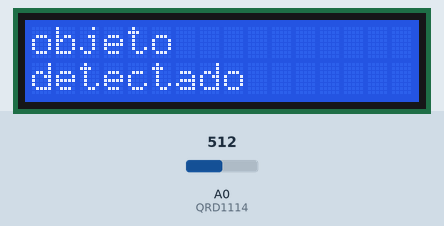
This sketch was run on a simulated Arduino Uno, built with avr-gcc and run on an emulated ATmega328P. Shown: 16×2 character LCD. The test bench sets the inputs (shaded band); at power-on: A0 (QRD1114) = 512. What the sketch prints to the serial monitor is not drawn.

Above: at 1.2 s.
1.3 s: A0 (QRD1114) set to 132
3.3 s: A0 (QRD1114) set to 112
At 5.2 s:
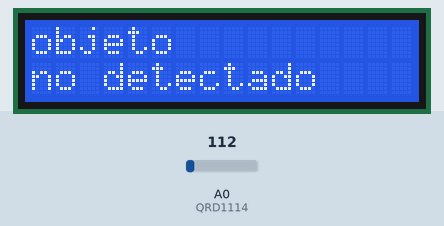
5.6 s: A0 (QRD1114) set to 122
At 7.1 s:
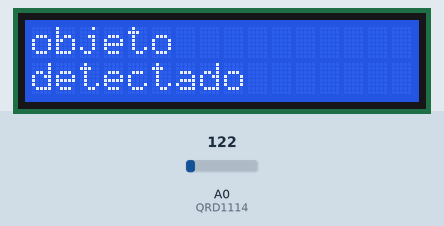
7.7 s: A0 (QRD1114) set to 0
At 8.9 s:
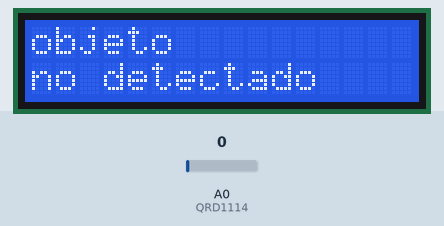
Timing chart, 0 to 10.7 s (numbered marks = the images above; inputs shaded):
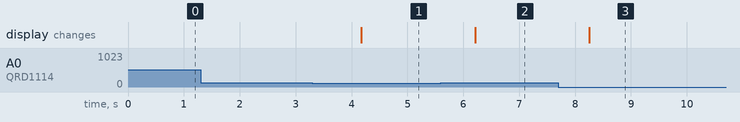

Measured:
- the behaviour switches between 121 and 120 on A0 (QRD1114) (found by bisection; images 0 and 1)
- after the input at 1.3 s, every drawn part: stays the same
- after the input at 3.3 s, the display: changes after 0.87 s (image 1)
- after the input at 5.6 s, the display: changes after 0.62 s (image 2)
- after the input at 7.7 s, the display: changes after 0.56 s (image 3)

The sketch:

practica31.ino
```cpp
#include <Wire.h>
#include <LiquidCrystal_I2C.h>
LiquidCrystal_I2C lcd(0x27,16,2);

//es para
const int QRD1114 = A0;
int tension;
const int umbral = 120;
int voltaje;

void setup() {
 lcd.init();
 lcd.backlight();
 lcd.print("Hola,iniciando");
 Serial.begin(9600);
}

void loop() {
  tension = analogRead(QRD1114);
  Serial.println(tension);
  voltaje = map(tension, 1024,0,3.3,0);
  Serial.println(voltaje);
  Serial.println(" ");
  if(tension > umbral)
  {
    lcd.clear();
    lcd.setCursor(0,0);
    lcd.print("objeto");
    lcd.setCursor(0,1);
    lcd.print("detectado");
  }
  else
  {
    lcd.clear();
    lcd.setCursor(0,0);
    lcd.print("objeto");
    lcd.setCursor(0,1);
    lcd.print("no detectado");
  }
  delay(1000);
}
```
